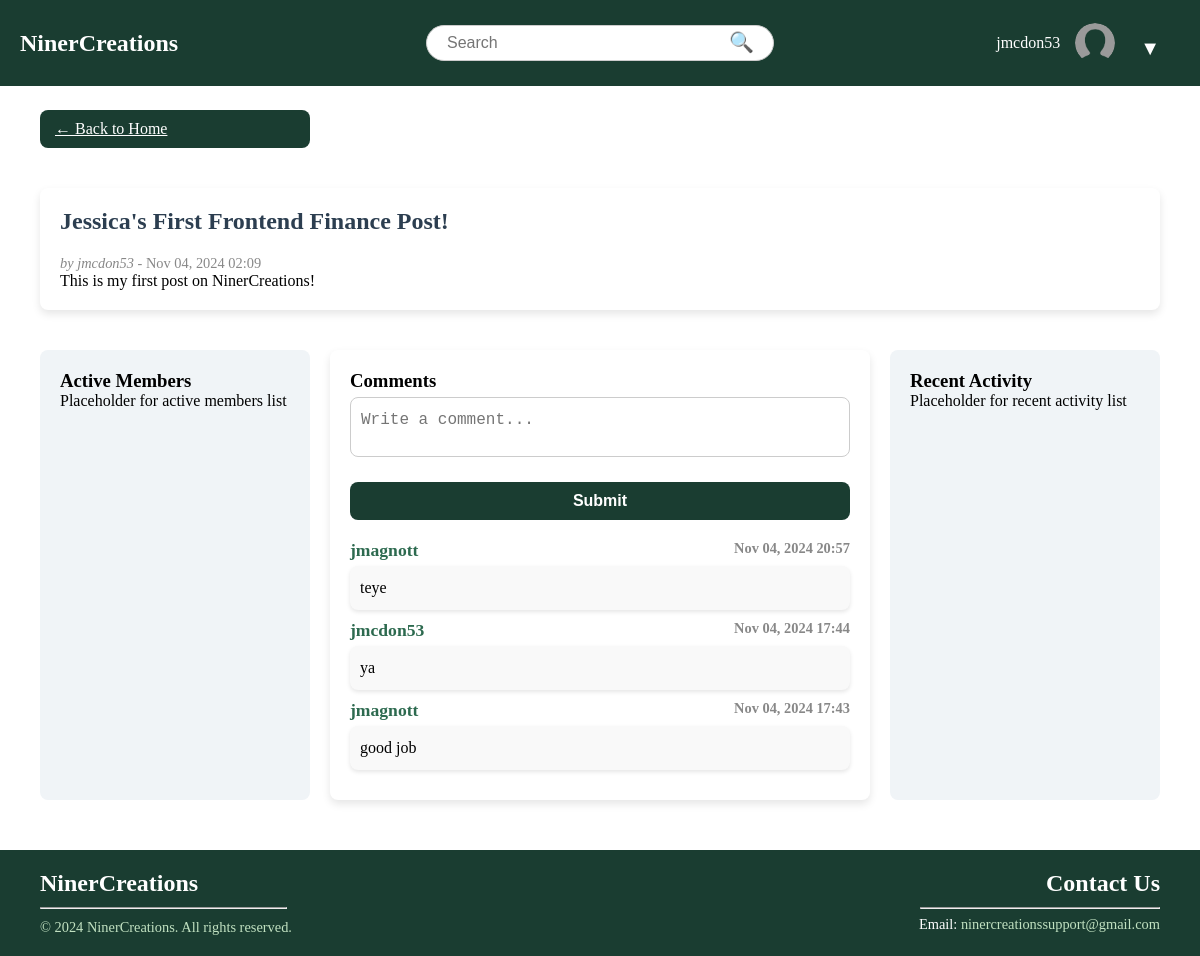
The app's page /post/2/ (signed in) with its own data.
### NinerCreations/models.py (models this page shows, shortened)
class Post(models.Model):
    author = models.ForeignKey(User, on_delete=models.CASCADE)
    title = models.CharField(max_length=255)
    content = models.TextField()
    created_at = models.DateTimeField(auto_now_add=True)
    topics = models.ManyToManyField(Topic, related_name="posts", blank=True)

class Comment(models.Model):
    post = models.ForeignKey(Post, on_delete=models.CASCADE, related_name="comments")
    author = models.ForeignKey(User, on_delete=models.CASCADE, null=True, blank=True)
    content = models.TextField()
    created_at = models.DateTimeField(auto_now_add=True)

### NinerCreations/views.py (the view)
# urls.py: path('post/<int:post_id>/', views.post_detail, name='post_detail'),  # New URL pattern for post detail and comments
def post_detail(request, post_id):
    post = get_object_or_404(Post, id=post_id)
    comments = post.comments.all().order_by('-created_at')  # Fetch comments associated with the post
    if request.method == 'POST':
        content = request.POST.get('content')  # Get the comment content from the form
        if content:
            author = request.user if request.user.is_authenticated else None
            Comment.objects.create(post=post, author=author, content=content)
            comments = post.comments.all().order_by('-created_at')
    return render(request, 'base/post_detail.html', {
        'post': post,
        'comments': comments,
    })

### NinerCreations/templates/base/post_detail.html (shortened to what this page needs)
{% extends "base/base.html" %}
{% block content %}
<div class="content-grid">
    <a class="btn btn-primary" href="{% url 'home' %}">← Back to Home</a>
    <div class="pd-main">
        <div class="post-detail">
            <h2>{{ post.title }}</h2>
            <p class="post-meta">
                <em>by {{ post.author.username }}</em> - {{ post.created_at|date:"M d, Y H:i" }}
            </p>
            <div class="post-content">
                {{ post.content }}
            </div>
        </div>
    </div>
    <div class="pd-left">
        <h3>Active Members</h3>
        <p>Placeholder for active members list</p>
    </div>
    <div class="pd-main-content">
        <div class="comment-section">
            <h3>Comments</h3>
            <form method="POST" action="{% url 'post_detail' post.id %}" class="comment-form">
                <textarea name="content" rows="4" placeholder="Write a comment..." required class="comment-input"></textarea>
                <button type="submit" class="btn btn-primary">Submit</button>
            </form>
            <ul id="commentList" class="comment-list">
                {% for comment in comments %}
                    <li class="comment">
                        <div class="comment-header">
                            <strong class="comment-author">{{ comment.author.username|default:"Guest" }}</strong>
                            <span class="comment-timestamp">{{ comment.created_at|date:"M d, Y H:i" }}</span>
                        </div>
                        <div class="comment-content">
                            {{ comment.content }}
                        </div>
                    </li>
                {% endfor %}
            </ul>
        </div>
    </div>
    <div class="pd-right">
        <h3>Recent Activity</h3>
        <p>Placeholder for recent activity list</p>
    </div>
</div>
{% endblock %}

### NinerCreations/templates/base/base.html (shortened to what this page needs)
{% load static %}
<!DOCTYPE html>
<html lang="en">
<head>
    <link rel="stylesheet" type="text/css" href="{% static 'css/styles.css' %}">
</head>
<body>
    <div class="wrapper">
        <div class="header">
            <div class="logo">
                <a href="/">
                    <h1>NinerCreations</h1>
                </a>
            </div>
            <div class="search-bar">
                <form action="/search/" method="get">
                    <input type="text" name="q" placeholder="Search" value="">
                    <button type="submit">&#128269;</button>
                </form>
            </div>
            <div class="header-right">
                {% if user.is_authenticated %}
                    <span>{{ user.username }}</span>
                    <div class="profile-container">
                        <div class="profile-picture">
                            <img src="{% if user.profile.profile_picture and user.profile.profile_picture.url %}{{ user.profile.profile_picture.url }}{% else %}{% static 'images/profile-placeholder.png' %}{% endif %}"
                                 alt="Profile Picture"
                                 style="width: 40px; height: 40px; border-radius: 50%; object-fit: cover;">
                        </div>
                        <div class="dropdown">
                            <button class="dropdown-btn">▼</button>
                        </div>
                    </div>
                {% else %}
                    <a href="{% url 'login' %}" class="login-btn">Login</a>
                {% endif %}
            </div>
        </div>
        <div class="content">
            {% block content %}
            {% endblock %}
        </div>
        {% include 'base/footer.html' %}
    </div>
</body>
</html>

### static/css/styles.css (style rules this page uses)
* { padding: 0; margin: 0; box-sizing: border-box; }
html, body { height: 100%; margin: 0; }
.wrapper { display: flex; flex-direction: column; min-height: 100vh; }
.content { flex: 1; padding: 20px; margin-top: 60px; margin-bottom: 10px; }
.header { display: flex; align-items: center; justify-content: space-between; background-color: #1A3D31; padding: 10px 20px; color: white; position: fixed; top: 0; width: 100%; z-index: 10; }
.logo { flex: 1; text-align: left; }
.logo a { text-decoration: none; }
.logo h1 { font-size: 24px; color: #FFFFFF; margin: 0; }
.search-bar { flex: 2; display: flex; justify-content: center; align-items: center; margin-top: 15px; }
.search-bar form { width: 100%; max-width: 60%; display: flex; align-items: center; position: relative; }
.search-bar input { width: 100%; padding: 8px 40px 8px 20px; border-radius: 20px; border: 1px solid #ccc; font-size: 16px; }
.search-bar button { position: absolute; right: 10px; background: none; border: none; font-size: 20px; cursor: pointer; color: #333; margin-top: -5px; }
.header-right { flex: 1; display: flex; align-items: center; gap: 15px; justify-content: flex-end; }
h2 { color: #2c3e50; margin-bottom: 20px; font-weight: bold; }
form { display: flex; flex-direction: column; }
form input { padding: 8px; border-radius: 4px; border: 1px solid #ccc; margin-bottom: 15px; font-size: 16px; }
form button { background-color: #2c3e50; color: white; font-weight: bold; padding: 10px; border: none; border-radius: 4px; cursor: pointer; transition: background-color 0.3s ease; }
a { color: #2c3e50; }
.profile-container { display: flex; align-items: center; position: relative; }
.profile-picture { width: 40px; height: 40px; border-radius: 50%; overflow: hidden; }
.profile-picture img { width: 100%; height: 100%; object-fit: cover; }
.dropdown { position: relative; display: inline-block; }
.dropdown-btn { background: none; border: none; color: white; font-size: 20px; cursor: pointer; margin-left: 5px; }
.content-grid { display: grid; grid-template-columns: 1fr 2fr 1fr; gap: 20px; padding: 20px; }
.pd-main { grid-column: 1 / -1; background-color: #ffffff; padding: 20px; border-radius: 8px; box-shadow: 0px 4px 8px rgba(0, 0, 0, 0.1); margin-bottom: 20px; }
.pd-left { background-color: #f0f4f7; padding: 20px; border-radius: 8px; height: 100%; }
.pd-main-content { background-color: #ffffff; padding: 20px; border-radius: 8px; box-shadow: 0px 4px 8px rgba(0, 0, 0, 0.1); display: flex; flex-direction: column; height: 100%; }
.pd-right { background-color: #f0f4f7; padding: 20px; border-radius: 8px; height: 100%; }
.comment-section { margin-top: 0px; }
.comment-header { display: flex; justify-content: space-between; font-weight: bold; }
.comment-author { font-size: 1.1rem; color: #2d6a4f; }
.comment-timestamp { font-size: 0.9rem; color: #888; }
.comment-list { list-style-type: none; }
.comment-content { margin-top: 5px; font-size: 1rem; line-height: 1.5; background-color: #f9f9f9; padding: 10px; border-radius: 8px; box-shadow: 0px 2px 4px rgba(0, 0, 0, 0.1); margin-bottom: 10px; }
.comment-form { display: flex; flex-direction: column; }
.comment-input { border-radius: 8px; border: 1px solid #ccc; padding: 10px; font-size: 16px; resize: none; height: 60px; }
.btn-primary { background-color: #1A3D31; color: white; border: none; border-radius: 8px; padding: 10px 15px; cursor: pointer; margin-top: 10px; transition: background-color 0.3s; }
.btn { margin-bottom: 20px; }
.post-meta { color: #888; font-size: 0.9rem; margin-top: 10px; }
form { width: 100%; }
input[type="file"], textarea { display: block; width: 100%; margin-top: 5px; margin-bottom: 15px; padding: 10px; border: 1px solid #ccc; border-radius: 4px; font-size: 14px; line-height: 1.5; }
textarea { resize: vertical; }
button { background-color: #1A3D31; color: #fff; border: none; border-radius: 5px; padding: 10px 20px; font-size: 16px; cursor: pointer; margin-top: 10px; }
img { display: block; margin-bottom: 15px; border-radius: 50%; width: 150px; height: 150px; object-fit: cover; }

### records on screen
Post: title "Jessica's First Frontend Finance Post!", author.username "jmcdon53", created_at "Nov 04, 2024 02:09", content "This is my first post on NinerCreations!"
Comment: author.username "jmagnott", created_at "Nov 04, 2024 20:57", content "teye"
Comment: author.username "jmcdon53", created_at "Nov 04, 2024 17:44", content "ya"
Comment: author.username "jmagnott", created_at "Nov 04, 2024 17:43", content "good job"

### other values on screen
{{ user.username }} "jmcdon53"
